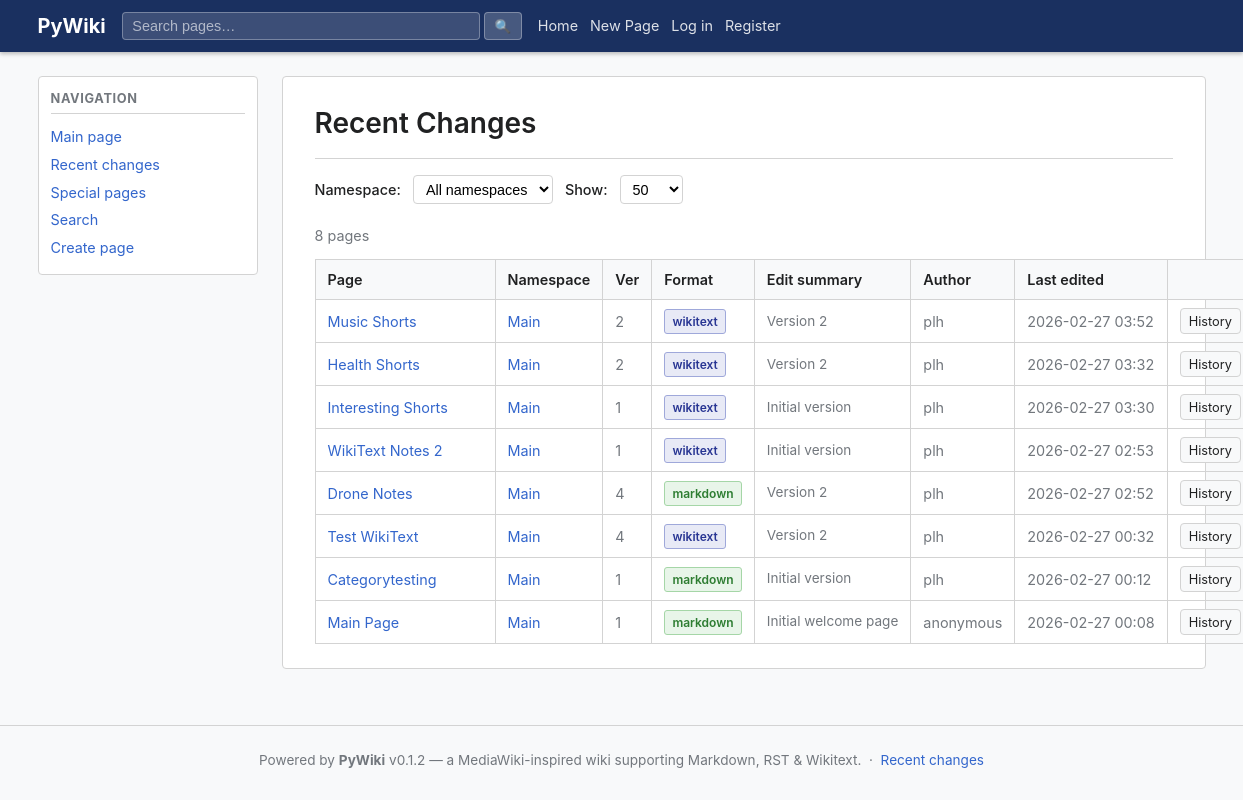
Page /recent on the committed database.
### app/models/models.py (models this page shows, shortened)
class PageVersion(Base):
    __tablename__ = "page_versions"
    __table_args__ = (
        UniqueConstraint("page_id", "version", name="uq_page_versions_page_ver"),
        Index("ix_page_versions_page_latest", "page_id", "version"),
    )
    id:         Mapped[str]        = _uuid_col(primary_key=True)
    page_id:    Mapped[str]        = mapped_column(String(36), ForeignKey("pages.id", ondelete="CASCADE"), nullable=False, index=True)
    version:    Mapped[int]        = mapped_column(Integer, nullable=False)
    content:    Mapped[str]        = mapped_column(Text, nullable=False, default="")
    format:     Mapped[str]        = mapped_column(String(16), nullable=False, default="markdown")
    rendered:   Mapped[str | None] = mapped_column(Text, nullable=True)
    author_id:  Mapped[str | None] = mapped_column(String(36), ForeignKey("users.id"), nullable=True)
    comment:    Mapped[str]        = mapped_column(String(512), default="", nullable=False)
    created_at: Mapped[datetime]   = mapped_column(DateTime(timezone=True), default=_utcnow)
    page:   Mapped["Page"]       = relationship(back_populates="versions")
    author: Mapped["User | None"] = relationship(back_populates="page_versions")

class Page(Base):
    __tablename__ = "pages"
    __table_args__ = (
        UniqueConstraint("namespace_id", "slug", name="uq_pages_ns_slug"),
    )
    id:           Mapped[str]        = _uuid_col(primary_key=True)
    namespace_id: Mapped[str]        = mapped_column(String(36), ForeignKey("namespaces.id", ondelete="CASCADE"), nullable=False, index=True)
    title:        Mapped[str]        = mapped_column(String(512), nullable=False, index=True)
    slug:         Mapped[str]        = mapped_column(String(512), nullable=False, index=True)
    created_by:   Mapped[str | None] = mapped_column(String(36), ForeignKey("users.id"), nullable=True)
    created_at:   Mapped[datetime]   = mapped_column(DateTime(timezone=True), default=_utcnow)
    namespace:   Mapped["Namespace"]           = relationship(back_populates="pages")
    creator:     Mapped["User | None"]         = relationship(foreign_keys=[created_by])
    versions:    Mapped[list["PageVersion"]]   = relationship(
        back_populates="page",
        cascade="all, delete-orphan",
        order_by="PageVersion.version",
    )
    attachments: Mapped[list["Attachment"]]   = relationship(back_populates="page", cascade="all, delete-orphan")

class Namespace(Base):
    __tablename__ = "namespaces"
    id:             Mapped[str]        = _uuid_col(primary_key=True)
    name:           Mapped[str]        = mapped_column(String(128), unique=True, nullable=False, index=True)
    description:    Mapped[str]        = mapped_column(Text, default="", nullable=False)
    default_format: Mapped[str]        = mapped_column(String(16), default="markdown", nullable=False)
    created_at:     Mapped[datetime]   = mapped_column(DateTime(timezone=True), default=_utcnow)
    pages: Mapped[list["Page"]] = relationship(back_populates="namespace", cascade="all, delete-orphan")

class User(Base):
    __tablename__ = "users"
    id:           Mapped[str]  = _uuid_col(primary_key=True)
    username:     Mapped[str]  = mapped_column(String(64),  unique=True, nullable=False, index=True)
    email:        Mapped[str]  = mapped_column(String(255), unique=True, nullable=False, index=True)
    display_name: Mapped[str]  = mapped_column(String(128), nullable=False, default="")
    password_hash:Mapped[str]  = mapped_column(String(255), nullable=False)
    is_active:    Mapped[bool] = mapped_column(Boolean, default=True, nullable=False)
    is_admin:     Mapped[bool] = mapped_column(Boolean, default=False, nullable=False)
    created_at:   Mapped[datetime] = mapped_column(DateTime(timezone=True), default=_utcnow)
    updated_at:   Mapped[datetime] = mapped_column(DateTime(timezone=True), default=_utcnow, onupdate=_utcnow)
    page_versions: Mapped[list["PageVersion"]] = relationship(back_populates="author")
    attachments:   Mapped[list["Attachment"]]  = relationship(back_populates="uploaded_by_user")

### app/ui/views.py (the view)
@router.get("/recent", response_class=HTMLResponse)
async def recent_changes(
    request: Request,
    namespace: Optional[str] = None,
    limit: int = 50,
    db: AsyncSession = Depends(get_db),
):
    user, new_token = await _current_user(request, db)
    changes = await page_svc.get_recent_changes(db, limit=min(limit, 200), namespace_name=namespace)
    namespaces = await ns_svc.list_namespaces(db)
    resp = templates.TemplateResponse(
        request,
        "recent_changes.html",
        _ctx(user,
             changes=changes,
             namespaces=namespaces,
             selected_namespace=namespace,
             limit=limit),
    )
    _apply_new_token(resp, new_token, get_settings().access_token_expire_minutes)
    return resp

### app/templates/recent_changes.html (shortened to what this page needs)
{% extends "base.html" %}
{% block content %}
<div class="page-header">
  <h1>Recent Changes</h1>
</div>
<form class="rc-filters" method="get" action="/recent">
  <div class="rc-filter-row">
    <label for="ns-filter">Namespace:</label>
    <select id="ns-filter" name="namespace" onchange="this.form.submit()">
      <option value="">All namespaces</option>
    </select>
    <label for="limit-select">Show:</label>
    <select id="limit-select" name="limit" onchange="this.form.submit()">
      {% for n in [25, 50, 100, 200] %}
      <option value="{{ n }}" {% if n == limit %}selected{% endif %}>{{ n }}</option>
      {% endfor %}
    </select>
  </div>
</form>
{% if changes %}
<p class="search-count">{{ changes|length }} page{{ 's' if changes|length != 1 else '' }}
</p>
<table class="wiki-table rc-table">
  <thead>
    <tr>
      <th>Page</th>
      <th>Namespace</th>
      <th>Ver</th>
      <th>Format</th>
      <th>Edit summary</th>
      <th>Author</th>
      <th>Last edited</th>
      <th></th>
    </tr>
  </thead>
  <tbody>
    {% for c in changes %}
    <tr>
      <td>
        <a href="/wiki/{{ c.namespace }}/{{ c.slug }}">{{ c.title }}</a>
      </td>
      <td>
        <a href="/wiki/{{ c.namespace }}">{{ c.namespace }}</a>
      </td>
      <td class="ts">{{ c.version }}</td>
      <td>
        <span class="badge badge-{{ c.format }}">{{ c.format }}</span>
      </td>
      <td class="rc-comment">{{ c.comment or '—' }}</td>
      <td class="ts">{{ c.author }}</td>
      <td class="ts">{{ c.updated_at.strftime('%Y-%m-%d %H:%M') if c.updated_at else '—' }}</td>
      <td>
        <a class="btn" style="font-size:0.8rem;padding:0.15rem 0.5rem;"
           href="/wiki/{{ c.namespace }}/{{ c.slug }}/history">History</a>
      </td>
    </tr>
    {% endfor %}
  </tbody>
</table>
{% else %}
<p class="muted">No pages found{% if selected_namespace %} in namespace <strong>{{ selected_namespace }}</strong>{% endif %}.</p>
{% endif %}
{% endblock %}

### app/static/css/wiki.css (style rules this page uses)
:root { --bg: #ffffff; --bg-alt: #f8f9fa; --border: #d3d3d3; --text: #202122; --muted: #72777d; --accent: #3366cc; --accent-hov: #2a4f9a; --danger: #cc3333; --success: #228822; --warn: #f5a623; --nav-bg: #1a3060; --nav-text: #ffffff; --sidebar-w: 220px; --max-w: 1200px; }
*, *::before, *::after { box-sizing: border-box; margin: 0; padding: 0; }
body { font-family: -apple-system, BlinkMacSystemFont, "Segoe UI", Roboto, sans-serif; font-size: 15px; line-height: 1.6; color: var(--text); background: var(--bg-alt); }
a { color: var(--accent); text-decoration: none; }
.page-header { display: flex; align-items: flex-start; justify-content: space-between; flex-wrap: wrap; gap: 0.5rem; margin-bottom: 1rem; padding-bottom: 0.75rem; border-bottom: 1px solid var(--border); }
.page-header h1 { font-size: 1.75rem; font-weight: 600; }
.btn { display: inline-block; padding: 0.35rem 0.85rem; border: 1px solid var(--border); border-radius: 4px; background: var(--bg-alt); color: var(--text); font-size: 0.9rem; cursor: pointer; text-decoration: none; line-height: 1.5; }
.wiki-table { width: 100%; border-collapse: collapse; font-size: 0.9rem; }
.wiki-table th, .wiki-table td { padding: 0.5rem 0.75rem; border: 1px solid var(--border); text-align: left; }
.wiki-table th { background: var(--bg-alt); font-weight: 600; }
.wiki-table td:first-child, .wiki-table th:first-child { min-width: 180px; width: 40%; }
.ts { white-space: nowrap; color: var(--muted); }
.badge { display: inline-block; padding: 0.1rem 0.45rem; border-radius: 3px; font-size: 0.75rem; font-weight: 600; background: var(--bg-alt); border: 1px solid var(--border); color: var(--muted); }
.badge-markdown { background: #e8f5e9; border-color: #a5d6a7; color: #2e7d32; }
.badge-wikitext { background: #e8eaf6; border-color: #9fa8da; color: #283593; }
.rc-filters { margin-bottom: 1.25rem; }
.rc-filter-row { display: flex; align-items: center; gap: 0.75rem; flex-wrap: wrap; }
.rc-filter-row label { font-weight: 500; font-size: 0.9rem; white-space: nowrap; }
.rc-filter-row select { padding: 0.3rem 0.5rem; border: 1px solid var(--border); border-radius: 4px; font-size: 0.9rem; background: var(--bg); }
.rc-table .rc-comment { font-size: 0.85rem; color: var(--muted); max-width: 260px; overflow: hidden; text-overflow: ellipsis; white-space: nowrap; }
.search-count { color: var(--muted); font-size: 0.9rem; margin-bottom: 0.75rem; }

### rows in the picture
PageVersion: title "Music Shorts", namespace "Main", version "2", format "wikitext", comment "Version 2", author "plh", updated_at "2026-02-27 03:52"
Page: title "Health Shorts"
Namespace: namespace "Main" "Main" "Main" "Main" "Main" "Main" "Main"
PageVersion: format "wikitext", comment "Version 2", updated_at "2026-02-27 03:32"
User: author "plh" "plh" "plh" "plh" "plh" "plh"
Page: title "Interesting Shorts"
PageVersion: format "wikitext", comment "Initial version", updated_at "2026-02-27 03:30"
Page: title "WikiText Notes 2"
PageVersion: format "wikitext", comment "Initial version", updated_at "2026-02-27 02:53"
Page: title "Drone Notes"
PageVersion: format "markdown", comment "Version 2", updated_at "2026-02-27 02:52"
Page: title "Test WikiText"
PageVersion: format "wikitext", comment "Version 2", updated_at "2026-02-27 00:32"
Page: title "Categorytesting"
PageVersion: format "markdown", comment "Initial version", updated_at "2026-02-27 00:12"
Page: title "Main Page"
PageVersion: format "markdown", comment "Initial welcome page", updated_at "2026-02-27 00:08"

### other values in the picture
{{ site_name }} "PyWiki"
{{ changes|length }} "8"
{{ 's' if changes|length != 1 else '' }} "s"
{{ c.version }} "2" "1" "1" "4" "4" "1" "1"
{{ c.author }} "anonymous"
{{ app_version }} "0.1.2"
form field limit "50"
